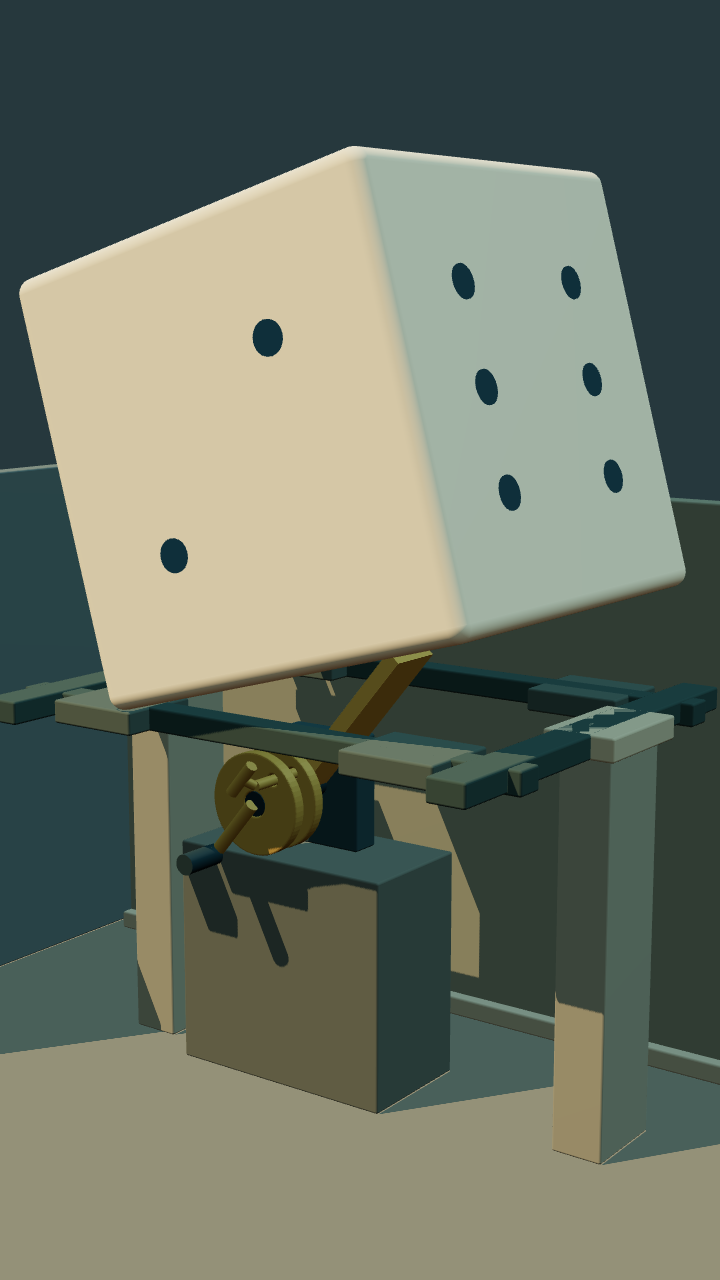
#> input picture evidence/dice-town-p3b1/contact.png, 720 x 1280 px, given in place of rest.png, which was not available
$ python dice-town-p3b1-sheet.py
#> lines starting #> are read from the running program, lines starting #| are printed output that depends on the picture
from PIL import Image,ImageDraw,ImageFont
from pathlib import Path
out=Path('evidence/dice-town-p3b1');names=['rest','contact','disabled','seated','removed','transfer','received']
b=Image.new('RGB',(1170,2280),'#17232b');d=ImageDraw.Draw(b);font=ImageFont.truetype('/usr/share/fonts/truetype/dejavu/DejaVuSans.ttf',16)
#> after `b = Image.new('RGB', (1170, 2280), '#17232b')`:
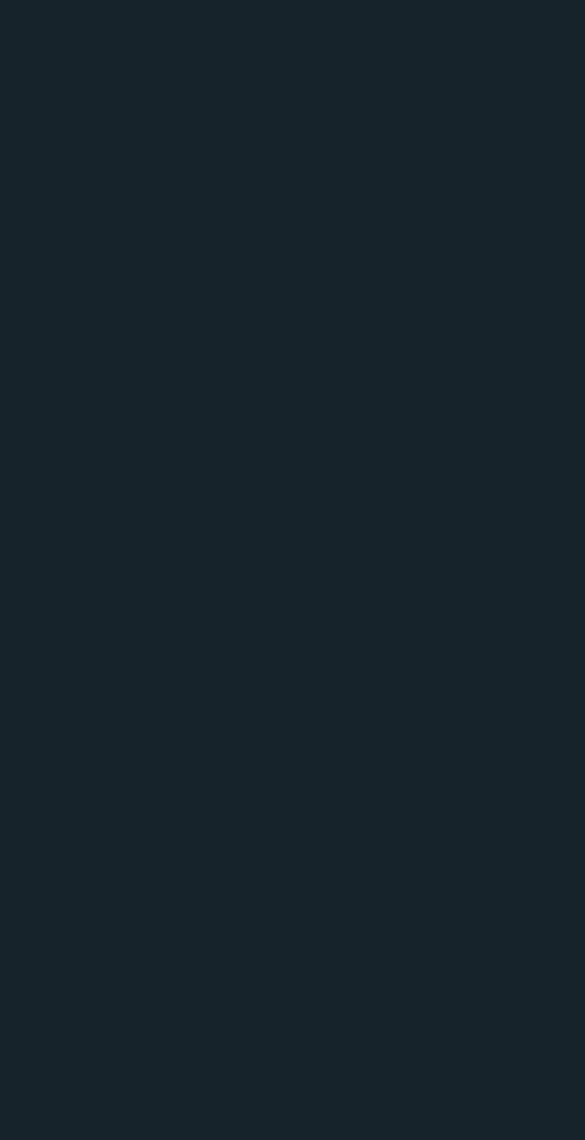
#> b: PIL image 1170x2280 RGB (shown at 1/2 size); mean R, G, B 23, 35, 43
for i,n in enumerate(names):
 w=390;h=693;x=i%3*w;y=i//3*744;im=Image.open(out/(n+'.png'));assert im.size==(720,1280);b.paste(im.resize((w,h),Image.Resampling.LANCZOS),(x,y+40));d.text((x+5,y+10),n.upper(),font=font,fill='white')
#> further down, im is the input picture: PIL image 720x1280 RGB; mean R, G, B 109.1, 116.1, 101.7
#> after `b.paste(im.resize((w, h), Image.Resampling.LANCZOS), (x, y + 40))`:
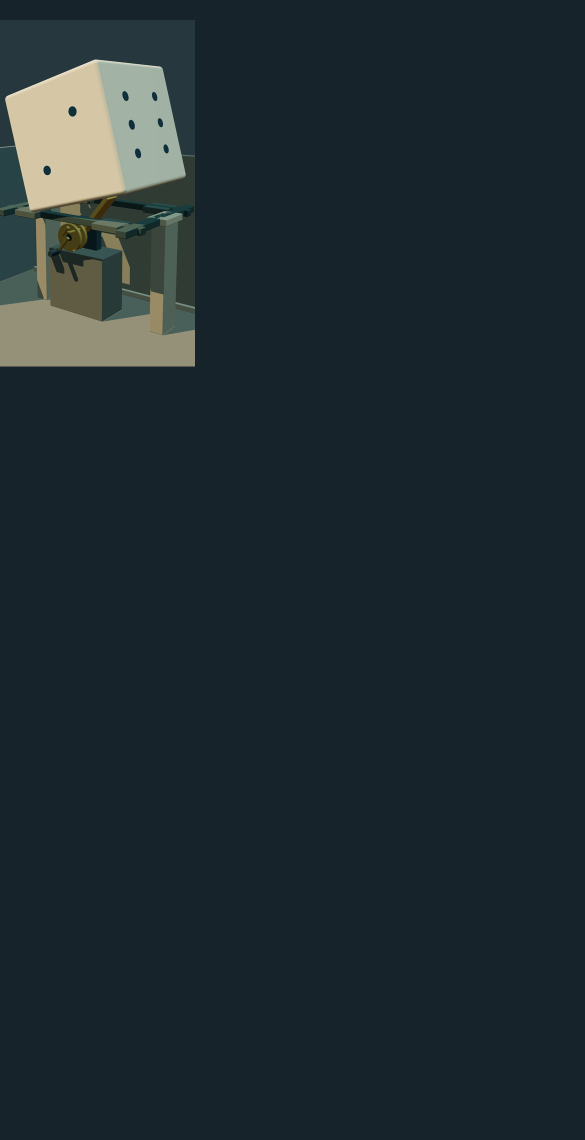
#> b: PIL image 1170x2280 RGB (shown at 1/2 size); mean R, G, B 31.7, 43.2, 48.9
#> pass 3 of the loop `for i,n in enumerate(names):`:
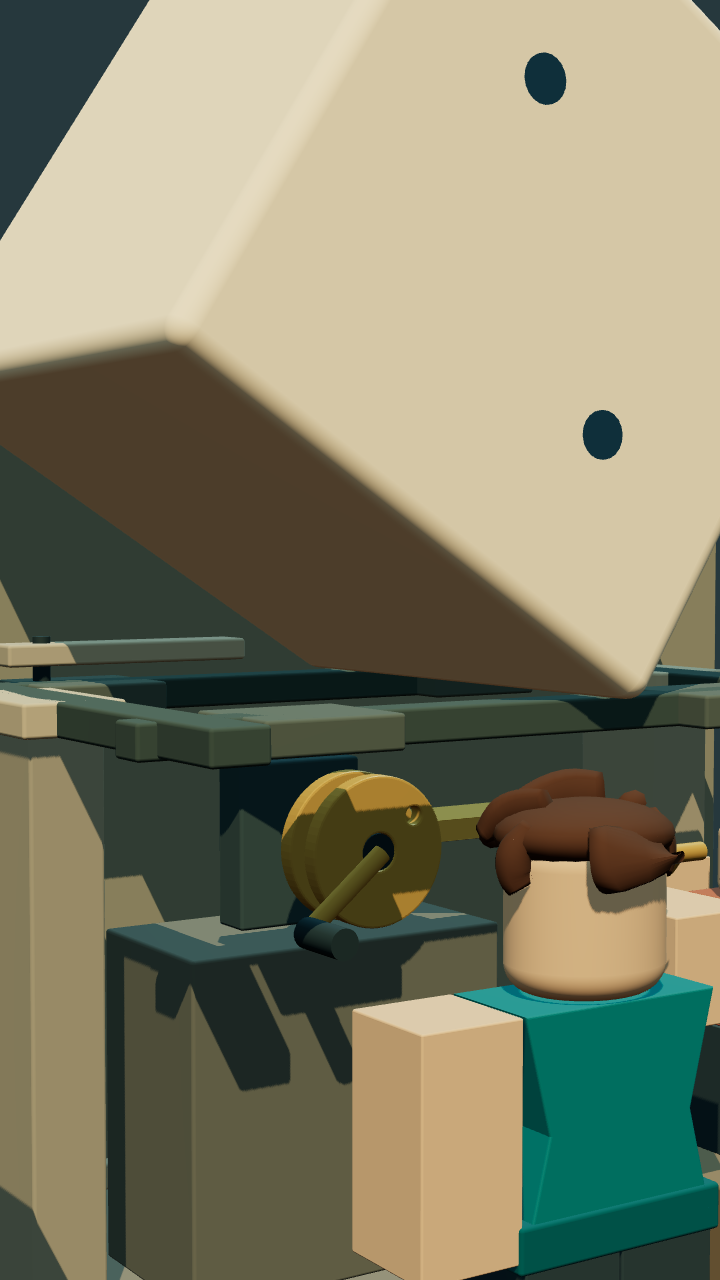
#> input picture evidence/dice-town-p3b1/disabled.png, 720 x 1280 px, found by its file name
#> im is the input picture: PIL image 720x1280 RGB; mean R, G, B 129.6, 127.7, 103.4
#> `b.paste(im.resize((w, h), Image.Resampling.LANCZOS), (x, y + 40))`:
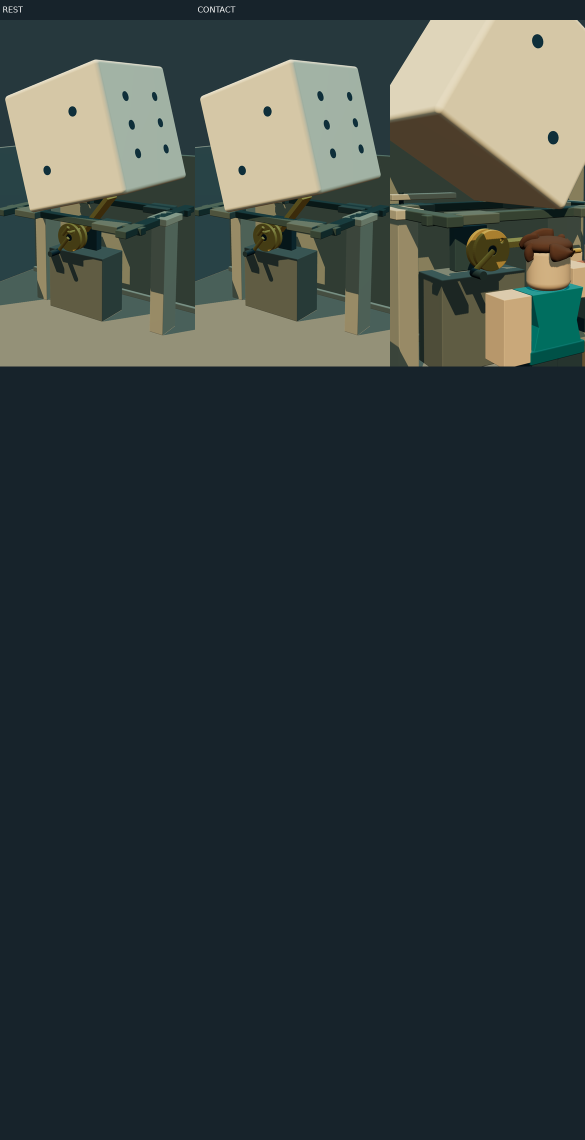
#> b: PIL image 1170x2280 RGB (shown at 1/2 size); mean R, G, B 51.3, 60.9, 61
#> the loop made 7 passes; the first 3 are shown
d.text((5,2250),'Actual WebGL · labels on review sheet only · no episode export',font=font,fill='white');b.save(out/'phone-review.jpg',quality=93)
#> after `d.text((5, 2250), 'Actual WebGL · labels on review sheet only · no epi`:
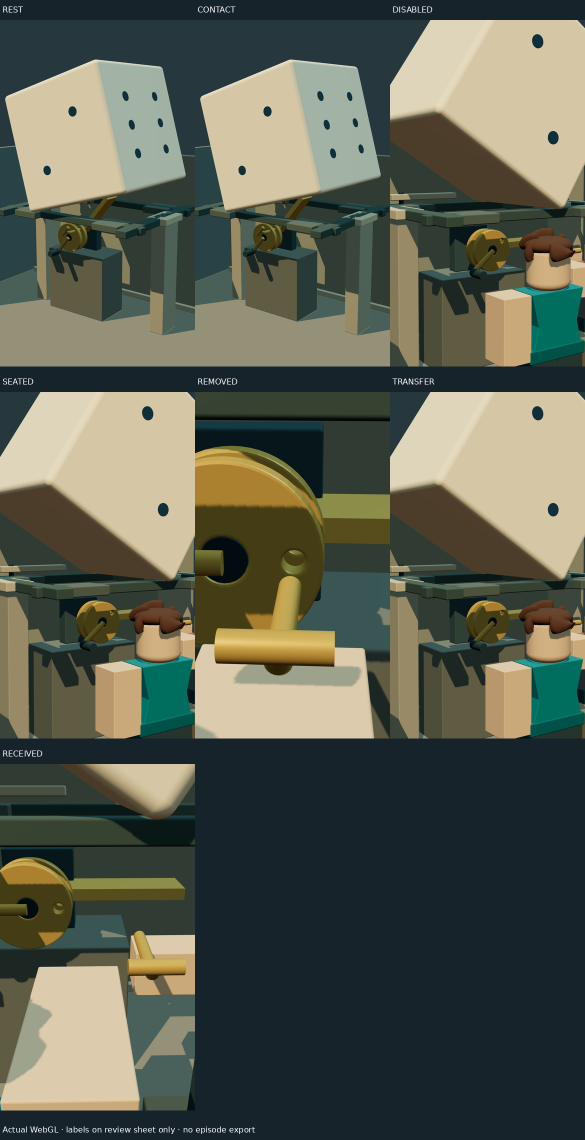
#> saved as phone-review.jpg: PIL image 1170x2280 RGB (shown at 1/2 size); mean R, G, B 90.7, 94.6, 80.9
# Complete motion contact sheets from cached genuine low-resolution frames.
for mode,count in [('mechanism',48),('handoff',72)]:
 c=Image.new('RGB',(720,((count+11)//12)*123),'#17232b');dr=ImageDraw.Draw(c)
#> after `c = Image.new('RGB', (720, (count + 11) // 12 * 123), '#17232b')`:
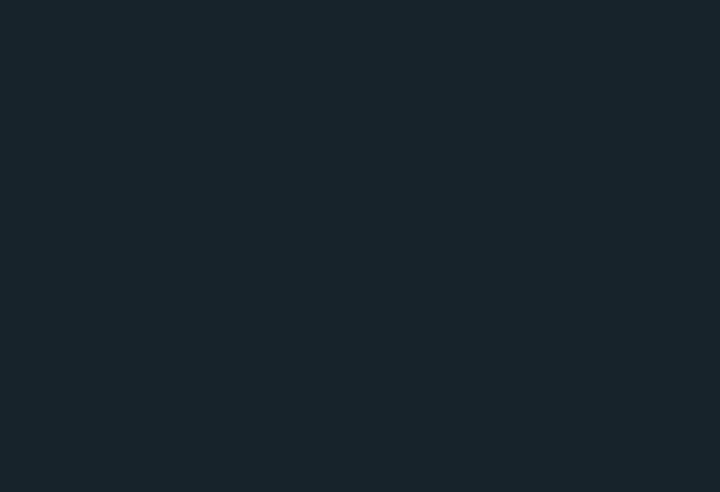
#> c: PIL image 720x492 RGB; mean R, G, B 23, 35, 43
 for f in range(count):
#> (the run stopped early here; a loop or call above may not have finished)
